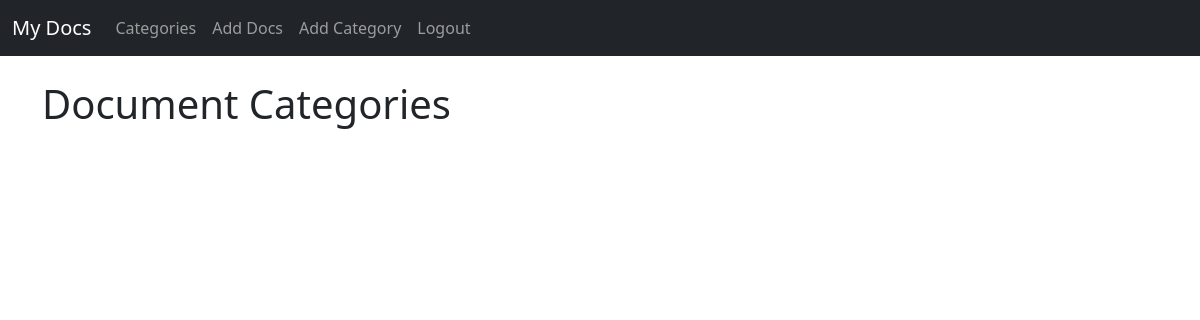
The page /category-list/ (signed in) on the database as committed earlier.
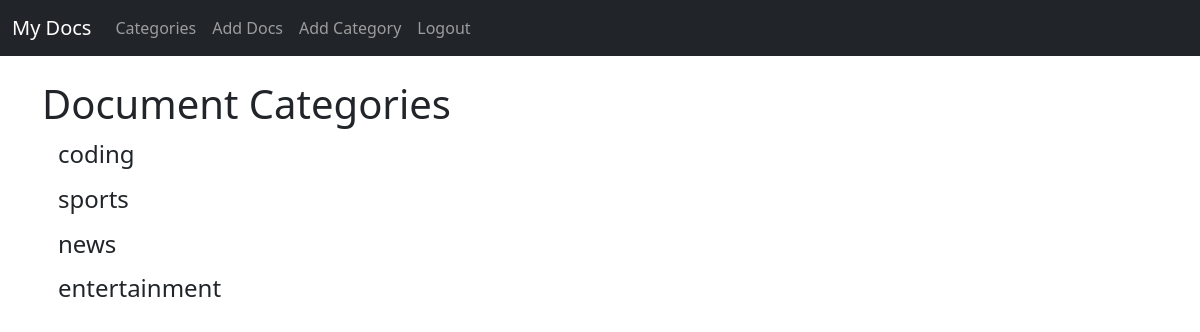
The same page on the database as committed later.
### theblog/models.py (models this page shows, shortened)
class Category(models.Model):
    name = models.CharField(max_length=255)
    def __str__(self):
        return self.name

### theblog/views.py (the view)
# urls.py: path('category-list/', CategoryListView, name='category-list'),
def CategoryListView(request):
    cat_menu_list = Category.objects.all()
    return render(request, 'category_list.html', {'cat_menu_list': cat_menu_list})

### theblog/templates/category_list.html (shortened to what this page needs)
{% extends 'base.html' %}
{% block content %}
    <h1>Document Categories</h1>
    {% for item in cat_menu_list %}
                  <h4><a class="dropdown-item" href="{% url 'category' item|slugify %}">{{item}}</a></h4>
    {% endfor %}
{% endblock %}

Rows that differ between the two databases and show on the page:
added Category: name "coding"
added Category: name "sports"
added Category: name "news"
added Category: name "entertainment"
